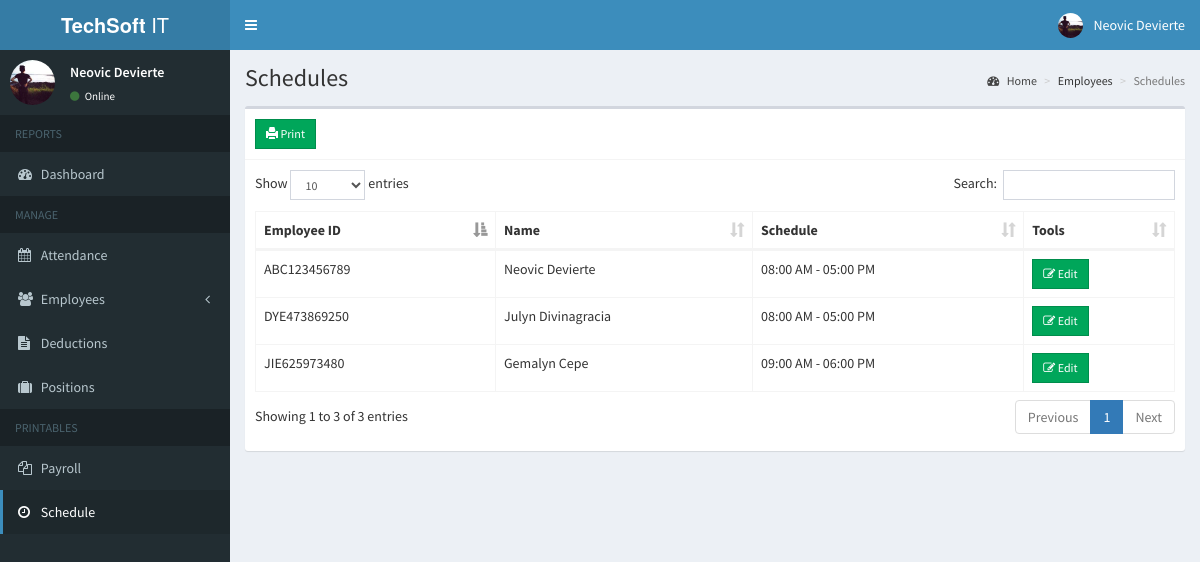
The page /admin/schedule_employee.php (signed in) on the database its author committed.
### tables this page shows
CREATE TABLE `employees` (
  `id` int(11) NOT NULL,
  `employee_id` varchar(15) NOT NULL,
  `firstname` varchar(50) NOT NULL,
  `lastname` varchar(50) NOT NULL,
  `address` text NOT NULL,
  `birthdate` date NOT NULL,
  `contact_info` varchar(100) NOT NULL,
  `gender` varchar(10) NOT NULL,
  `position_id` int(11) NOT NULL,
  `schedule_id` int(11) NOT NULL,
  `photo` varchar(200) NOT NULL,
  `created_on` date NOT NULL
);

CREATE TABLE `schedules` (
  `id` int(11) NOT NULL,
  `time_in` time NOT NULL,
  `time_out` time NOT NULL
);

### admin/includes/session.php (called while the page is built, shortened)
<?php
	include 'includes/conn.php';
	$sql = "SELECT * FROM admin WHERE id = '".$_SESSION['admin']."'";
	$query = $conn->query($sql);
	$user = $query->fetch_assoc();
?>

### admin/schedule_employee.php (the view, shortened to what this page needs)
<?php include 'includes/session.php'; ?>
<?php include 'includes/header.php'; ?>
<body class="hold-transition skin-blue sidebar-mini">
<div class="wrapper">
  <?php include 'includes/navbar.php'; ?>
  <?php include 'includes/menubar.php'; ?>
  <div class="content-wrapper">
    <section class="content-header">
      <h1>
        Schedules
      </h1>
      <ol class="breadcrumb">
        <li><a href="#"><i class="fa fa-dashboard"></i> Home</a></li>
        <li>Employees</li>
        <li class="active">Schedules</li>
      </ol>
    </section>
    <section class="content">
      <div class="row">
        <div class="col-xs-12">
          <div class="box">
            <div class="box-header with-border">
              <a href="schedule_print.php" class="btn btn-success btn-sm btn-flat"><span class="glyphicon glyphicon-print"></span> Print</a>
            </div>
            <div class="box-body">
              <table id="example1" class="table table-bordered">
                <thead>
                  <th>Employee ID</th>
                  <th>Name</th>
                  <th>Schedule</th>
                  <th>Tools</th>
                </thead>
                <tbody>
                  <?php
                    $sql = "SELECT *, employees.id AS empid FROM employees LEFT JOIN schedules ON schedules.id=employees.schedule_id";
                    $query = $conn->query($sql);
                    while($row = $query->fetch_assoc()){
                      echo "
                        <tr>
                          <td>".$row['employee_id']."</td>
                          <td>".$row['firstname'].' '.$row['lastname']."</td>
                          <td>".date('h:i A', strtotime($row['time_in'])).' - '.date('h:i A', strtotime($row['time_out']))."</td>
                          <td>
                            <button class='btn btn-success btn-sm edit btn-flat' data-id='".$row['empid']."'><i class='fa fa-edit'></i> Edit</button>
                          </td>
                        </tr>
                      ";
                    }
                  ?>
                </tbody>
              </table>
            </div>
          </div>
        </div>
      </div>
    </section>
  </div>
</div>
</body>
</html>

### admin/includes/navbar.php (shortened to what this page needs)
<header class="main-header">
    <a href="index2.html" class="logo">
      <span class="logo-lg"><b>TechSoft</b> IT</span>
    </a>
    <nav class="navbar navbar-static-top">
      <a href="#" class="sidebar-toggle" data-toggle="push-menu" role="button">
      </a>
      <div class="navbar-custom-menu">
        <ul class="nav navbar-nav">
          <li class="dropdown user user-menu">
            <a href="#" class="dropdown-toggle" data-toggle="dropdown">
              <img src="<?php echo (!empty($user['photo'])) ? '../images/'.$user['photo'] : '../images/profile.jpg'; ?>" class="user-image" alt="User Image">
              <span class="hidden-xs"><?php echo $user['firstname'].' '.$user['lastname']; ?></span>
            </a>
          </li>
        </ul>
      </div>
    </nav>
  </header>

### admin/includes/menubar.php (shortened to what this page needs)
<aside class="main-sidebar">
    <section class="sidebar">
      <div class="user-panel">
        <div class="pull-left image">
          <img src="<?php echo (!empty($user['photo'])) ? '../images/'.$user['photo'] : '../images/profile.jpg'; ?>" class="img-circle" alt="User Image">
        </div>
        <div class="pull-left info">
          <p><?php echo $user['firstname'].' '.$user['lastname']; ?></p>
          <a><i class="fa fa-circle text-success"></i> Online</a>
        </div>
      </div>
      <ul class="sidebar-menu" data-widget="tree">
        <li class="header">REPORTS</li>
        <li class=""><a href="home.php"><i class="fa fa-dashboard"></i> <span>Dashboard</span></a></li>
        <li class="header">MANAGE</li>
        <li><a href="attendance.php"><i class="fa fa-calendar"></i> <span>Attendance</span></a></li>
        <li class="treeview">
          <a href="#">
            <i class="fa fa-users"></i>
            <span>Employees</span>
            <span class="pull-right-container">
              <i class="fa fa-angle-left pull-right"></i>
            </span>
          </a>
        </li>
        <li><a href="deduction.php"><i class="fa fa-file-text"></i> Deductions</a></li>
        <li><a href="position.php"><i class="fa fa-suitcase"></i> Positions</a></li>
        <li class="header">PRINTABLES</li>
        <li><a href="payroll.php"><i class="fa fa-files-o"></i> <span>Payroll</span></a></li>
        <li><a href="schedule_employee.php"><i class="fa fa-clock-o"></i> <span>Schedule</span></a></li>
      </ul>
    </section>
  </aside>

### rows shown on the page
employees: employee "ABC123456789", firstname "Neovic", lastname "Devierte", schedule.time_in "08:00 AM", schedule.time_out "05:00 PM"
employees: employee "DYE473869250", firstname "Julyn", lastname "Divinagracia", schedule.time_in "08:00 AM", schedule.time_out "05:00 PM"
employees: employee "JIE625973480", firstname "Gemalyn", lastname "Cepe", schedule.time_in "09:00 AM", schedule.time_out "06:00 PM"

### other values the page prints
$user['firstname'] "Neovic"
$user['lastname'] "Devierte"
